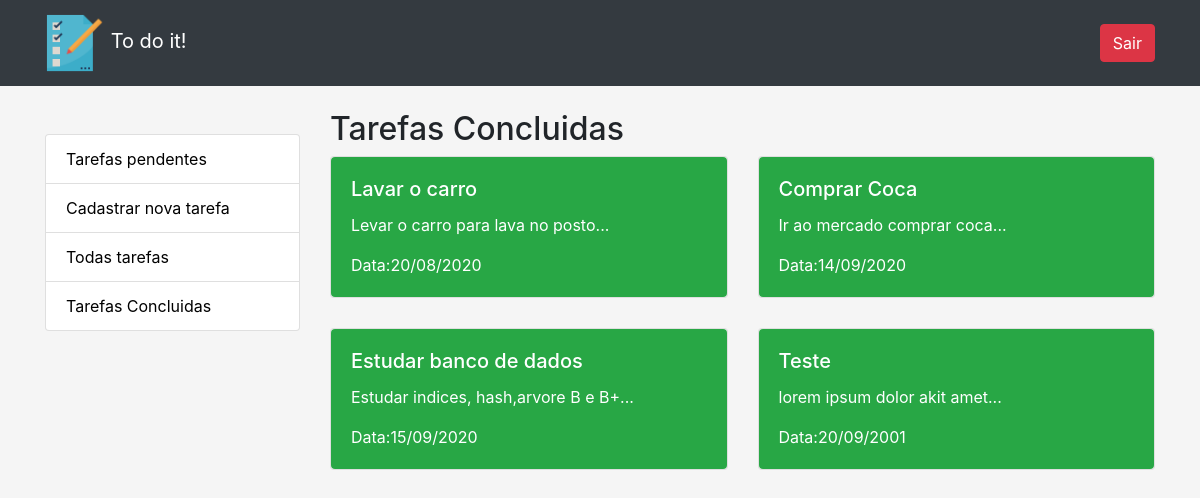
Page /ToDoList/tarefas/tarefasconcluidas.php (signed in) on the committed database.
### tables this page shows
CREATE TABLE `tarefas` (
  `id` int NOT NULL AUTO_INCREMENT,
  `id_status` int NOT NULL DEFAULT '1',
  `titulo` varchar(50) NOT NULL,
  `data_real` date NOT NULL,
  `descricao` mediumtext,
  PRIMARY KEY (`id`),
  KEY `id_status` (`id_status`),
  CONSTRAINT `tarefas_ibfk_1` FOREIGN KEY (`id_status`) REFERENCES `status` (`id`)
);

### ToDoList/src/dao/tarefaDAO.php (called while the page is built, shortened)
<?php
    class TarefaDao{
        public static function getDoneTasks(){
            $con = ConnectionFactory::getConnection();
            $stmt = $con->prepare("SELECT * FROM tarefas WHERE id_status = 2");
            $stmt->execute();
            return $stmt;
        }
    }
?>

### ToDoList/tarefas/tarefasconcluidas.php (the view, shortened to what this page needs)
<?php
    require_once($_SERVER['DOCUMENT_ROOT'] . '/src/dao/tarefaDAO.php');
    $stmt = TarefaDao::getDoneTasks();
?>
<!DOCTYPE html>
<html lang="pt-BR">
<head>
    <?php include('../partials/_head.php') ?>
</head>
<body>
    <?php require('../partials/_header.php')?>
    <div class="container">
        <div class="row">
            <?php include('../partials/_sidebar.php') ?>
            <div class="col-md-9">
                <h2 class="pt-4">Tarefas Concluidas</h2>
                <div class="row">
                    <?php while ($row = $stmt->fetch(PDO::FETCH_OBJ)) : ?>
                        <div class="col-md-6 tarefas">
                            <div class="card">
                                <div class="card-body bg-success rounded">
                                    <?php if ($row->titulo) : ?>
                                        <h5 class="card-title text-white"><?= $row->titulo ?></h5>
                                    <?php else : ?>
                                        <h5 class="card-title text-white">Lembrete sem titulo</h5>
                                    <?php endif ?>
                                    <?php if ($row->descricao) : ?>
                                        <p class="card-text text-white"><?= substr($row->descricao, 0, 70) . "..." ?></p>
                                    <?php else : ?>
                                        <p class="card-text pt-3 text-white">Descrição não adicionada nesta tarefa</p>
                                    <?php endif ?>
                                    <p class="card-text text-white">Data:<?= date("d/m/Y",strtotime($row->data_real)) ?></p>
                                </div>
                            </div>
                        </div>
                    <?php endwhile ?>
                </div>
            </div>
        </div>
    </div>
</body>
</html>

### ToDoList/css/style.css (style rules this page uses)
* { margin:0; padding: 0; }
body { background-color: whitesmoke; }
.tarefas { margin-bottom: 30px; }

### rows in the picture
tarefas: titulo "Lavar o carro", descricao "Levar o carro para lava no posto", data_real "20/08/2020"
tarefas: titulo "Comprar Coca", descricao "Ir ao mercado comprar coca", data_real "14/09/2020"
tarefas: titulo "Estudar banco de dados", descricao "Estudar indices, hash,arvore B e B+", data_real "15/09/2020"
tarefas: titulo "Teste", descricao "lorem ipsum dolor akit amet", data_real "20/09/2001"
